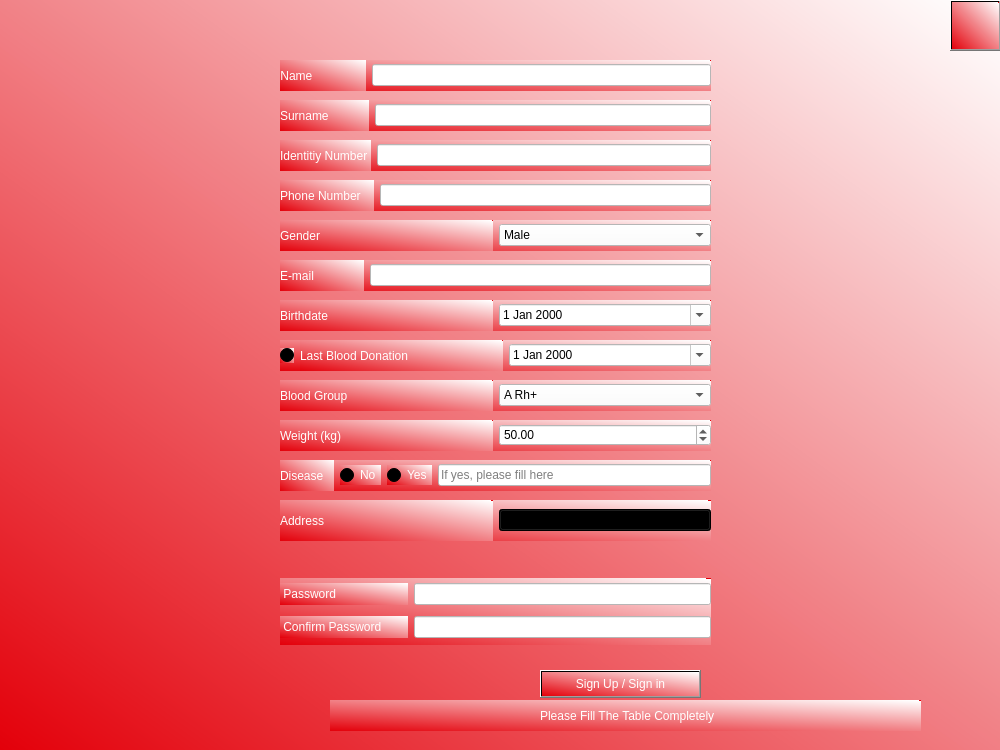
<?xml version="1.0" encoding="UTF-8"?>
<ui version="4.0">
 <class>Form</class>
 <widget class="QWidget" name="Form">
  <property name="geometry">
   <rect>
    <x>0</x>
    <y>0</y>
    <width>1000</width>
    <height>750</height>
   </rect>
  </property>
  <property name="windowTitle">
   <string>Form</string>
  </property>
  <property name="autoFillBackground">
   <bool>false</bool>
  </property>
  <property name="styleSheet">
   <string notr="true">background-color: qlineargradient(spread:repeat, x1:0, y1:1, x2:0.977273, y2:0, stop:0 rgba(227, 0, 10, 254), stop:1 rgba(255, 255, 255, 255));
font: italic Bold 10pt &quot;Lucida Bright&quot;;</string>
  </property>
  <widget class="QWidget" name="horizontalLayoutWidget">
   <property name="geometry">
    <rect>
     <x>280</x>
     <y>60</y>
     <width>431</width>
     <height>31</height>
    </rect>
   </property>
   <property name="layoutDirection">
    <enum>Qt::LeftToRight</enum>
   </property>
   <layout class="QHBoxLayout" name="horizontalLayout_3">
    <item>
     <widget class="QLabel" name="label_4">
      <property name="autoFillBackground">
       <bool>false</bool>
      </property>
      <property name="styleSheet">
       <string notr="true">font: italic bold 10pt &quot;Lucida Bright&quot;;color:rgb(255,255,255);</string>
      </property>
      <property name="text">
       <string>Name                </string>
      </property>
      <property name="scaledContents">
       <bool>false</bool>
      </property>
      <property name="alignment">
       <set>Qt::AlignCenter</set>
      </property>
      <property name="wordWrap">
       <bool>false</bool>
      </property>
      <property name="margin">
       <number>0</number>
      </property>
      <property name="textInteractionFlags">
       <set>Qt::LinksAccessibleByMouse</set>
      </property>
      <property name="buddy">
       <cstring>disease</cstring>
      </property>
     </widget>
    </item>
    <item>
     <widget class="QLineEdit" name="name">
      <property name="styleSheet">
       <string notr="true">background-color: rgb(255, 255, 255);</string>
      </property>
     </widget>
    </item>
   </layout>
  </widget>
  <widget class="QWidget" name="horizontalLayoutWidget_8">
   <property name="geometry">
    <rect>
     <x>280</x>
     <y>260</y>
     <width>431</width>
     <height>31</height>
    </rect>
   </property>
   <property name="layoutDirection">
    <enum>Qt::LeftToRight</enum>
   </property>
   <layout class="QHBoxLayout" name="horizontalLayout_16">
    <item>
     <widget class="QLabel" name="label_19">
      <property name="styleSheet">
       <string notr="true">font: italic bold 10pt &quot;Lucida Bright&quot;;color:rgb(255,255,255);</string>
      </property>
      <property name="text">
       <string>E-mail               </string>
      </property>
      <property name="buddy">
       <cstring>lineEdit_15</cstring>
      </property>
     </widget>
    </item>
    <item>
     <widget class="QLineEdit" name="mail">
      <property name="styleSheet">
       <string notr="true">background-color: rgb(255, 255, 255);</string>
      </property>
      <property name="inputMethodHints">
       <set>Qt::ImhEmailCharactersOnly</set>
      </property>
     </widget>
    </item>
   </layout>
  </widget>
  <widget class="QWidget" name="horizontalLayoutWidget_7">
   <property name="geometry">
    <rect>
     <x>280</x>
     <y>220</y>
     <width>431</width>
     <height>31</height>
    </rect>
   </property>
   <property name="layoutDirection">
    <enum>Qt::LeftToRight</enum>
   </property>
   <layout class="QHBoxLayout" name="horizontalLayout_5">
    <item>
     <widget class="QLabel" name="label_5">
      <property name="styleSheet">
       <string notr="true">font: italic bold 10pt &quot;Lucida Bright&quot;;color:rgb(255,255,255);</string>
      </property>
      <property name="text">
       <string>Gender              </string>
      </property>
      <property name="buddy">
       <cstring>disease</cstring>
      </property>
     </widget>
    </item>
    <item>
     <widget class="QComboBox" name="gender">
      <property name="styleSheet">
       <string notr="true">background-color: rgb(255, 255, 255);</string>
      </property>
      <item>
       <property name="text">
        <string>Male</string>
       </property>
      </item>
      <item>
       <property name="text">
        <string>Female</string>
       </property>
      </item>
     </widget>
    </item>
   </layout>
  </widget>
  <widget class="QWidget" name="horizontalLayoutWidget_2">
   <property name="geometry">
    <rect>
     <x>280</x>
     <y>100</y>
     <width>431</width>
     <height>31</height>
    </rect>
   </property>
   <property name="layoutDirection">
    <enum>Qt::LeftToRight</enum>
   </property>
   <layout class="QHBoxLayout" name="horizontalLayout_13">
    <item>
     <widget class="QLabel" name="label_13">
      <property name="styleSheet">
       <string notr="true">font: italic bold 10pt &quot;Lucida Bright&quot;;color:rgb(255,255,255);</string>
      </property>
      <property name="text">
       <string>Surname            </string>
      </property>
      <property name="buddy">
       <cstring>lineEdit_8</cstring>
      </property>
     </widget>
    </item>
    <item>
     <widget class="QLineEdit" name="surname">
      <property name="styleSheet">
       <string notr="true">background-color: rgb(255, 255, 255);</string>
      </property>
     </widget>
    </item>
   </layout>
  </widget>
  <widget class="QWidget" name="horizontalLayoutWidget_9">
   <property name="geometry">
    <rect>
     <x>280</x>
     <y>380</y>
     <width>431</width>
     <height>31</height>
    </rect>
   </property>
   <property name="layoutDirection">
    <enum>Qt::LeftToRight</enum>
   </property>
   <layout class="QHBoxLayout" name="horizontalLayout_6">
    <item>
     <widget class="QLabel" name="label_6">
      <property name="styleSheet">
       <string notr="true">font: italic bold 10pt &quot;Lucida Bright&quot;;color:rgb(255,255,255);</string>
      </property>
      <property name="text">
       <string>Blood Group</string>
      </property>
      <property name="buddy">
       <cstring>disease</cstring>
      </property>
     </widget>
    </item>
    <item>
     <widget class="QComboBox" name="b_group">
      <property name="styleSheet">
       <string notr="true">background-color: rgb(255, 255, 255);</string>
      </property>
      <property name="editable">
       <bool>false</bool>
      </property>
      <item>
       <property name="text">
        <string>A Rh+</string>
       </property>
      </item>
      <item>
       <property name="text">
        <string>A Rh-</string>
       </property>
      </item>
      <item>
       <property name="text">
        <string>B Rh+</string>
       </property>
      </item>
      <item>
       <property name="text">
        <string>B Rh-</string>
       </property>
      </item>
      <item>
       <property name="text">
        <string>AB Rh+</string>
       </property>
      </item>
      <item>
       <property name="text">
        <string>AB Rh-</string>
       </property>
      </item>
      <item>
       <property name="text">
        <string>0 Rh+</string>
       </property>
      </item>
      <item>
       <property name="text">
        <string>0 Rh-</string>
       </property>
      </item>
     </widget>
    </item>
   </layout>
  </widget>
  <widget class="QWidget" name="horizontalLayoutWidget_3">
   <property name="geometry">
    <rect>
     <x>280</x>
     <y>140</y>
     <width>431</width>
     <height>31</height>
    </rect>
   </property>
   <property name="layoutDirection">
    <enum>Qt::LeftToRight</enum>
   </property>
   <layout class="QHBoxLayout" name="horizontalLayout_14">
    <item>
     <widget class="QLabel" name="label_14">
      <property name="styleSheet">
       <string notr="true">font: italic bold 10pt &quot;Lucida Bright&quot;;color:rgb(255,255,255);</string>
      </property>
      <property name="text">
       <string>Identitiy Number </string>
      </property>
      <property name="buddy">
       <cstring>lineEdit_9</cstring>
      </property>
     </widget>
    </item>
    <item>
     <widget class="QLineEdit" name="inum">
      <property name="styleSheet">
       <string notr="true">background-color: rgb(255, 255, 255);</string>
      </property>
      <property name="inputMethodHints">
       <set>Qt::ImhFormattedNumbersOnly</set>
      </property>
      <property name="maxLength">
       <number>11</number>
      </property>
      <property name="placeholderText">
       <string/>
      </property>
     </widget>
    </item>
   </layout>
  </widget>
  <widget class="QWidget" name="horizontalLayoutWidget_5">
   <property name="geometry">
    <rect>
     <x>280</x>
     <y>300</y>
     <width>431</width>
     <height>31</height>
    </rect>
   </property>
   <property name="layoutDirection">
    <enum>Qt::LeftToRight</enum>
   </property>
   <layout class="QHBoxLayout" name="horizontalLayout_17">
    <item>
     <widget class="QLabel" name="label_17">
      <property name="styleSheet">
       <string notr="true">font: italic bold 10pt &quot;Lucida Bright&quot;;color:rgb(255,255,255);</string>
      </property>
      <property name="text">
       <string>Birthdate</string>
      </property>
      <property name="buddy">
       <cstring>dateEdit</cstring>
      </property>
     </widget>
    </item>
    <item>
     <widget class="QDateEdit" name="birthdate">
      <property name="styleSheet">
       <string notr="true">background-color: rgb(255, 255, 255);</string>
      </property>
      <property name="maximumDateTime">
       <datetime>
        <hour>23</hour>
        <minute>59</minute>
        <second>59</second>
        <year>2004</year>
        <month>12</month>
        <day>31</day>
       </datetime>
      </property>
      <property name="minimumDateTime">
       <datetime>
        <hour>0</hour>
        <minute>0</minute>
        <second>0</second>
        <year>1957</year>
        <month>9</month>
        <day>14</day>
       </datetime>
      </property>
      <property name="calendarPopup">
       <bool>true</bool>
      </property>
     </widget>
    </item>
   </layout>
  </widget>
  <widget class="QWidget" name="horizontalLayoutWidget_4">
   <property name="geometry">
    <rect>
     <x>280</x>
     <y>180</y>
     <width>431</width>
     <height>31</height>
    </rect>
   </property>
   <property name="layoutDirection">
    <enum>Qt::LeftToRight</enum>
   </property>
   <layout class="QHBoxLayout" name="horizontalLayout_18">
    <item>
     <widget class="QLabel" name="label_20">
      <property name="styleSheet">
       <string notr="true">font: italic bold 10pt &quot;Lucida Bright&quot;;color:rgb(255,255,255);</string>
      </property>
      <property name="text">
       <string>Phone Number    </string>
      </property>
      <property name="buddy">
       <cstring>lineEdit_10</cstring>
      </property>
     </widget>
    </item>
    <item>
     <widget class="QLineEdit" name="phone">
      <property name="styleSheet">
       <string notr="true">background-color: rgb(255, 255, 255);</string>
      </property>
     </widget>
    </item>
   </layout>
  </widget>
  <widget class="QWidget" name="horizontalLayoutWidget_6">
   <property name="geometry">
    <rect>
     <x>280</x>
     <y>340</y>
     <width>431</width>
     <height>31</height>
    </rect>
   </property>
   <property name="layoutDirection">
    <enum>Qt::LeftToRight</enum>
   </property>
   <layout class="QHBoxLayout" name="horizontalLayout_19">
    <item>
     <widget class="QRadioButton" name="radonation">
      <property name="sizePolicy">
       <sizepolicy hsizetype="Maximum" vsizetype="Maximum">
        <horstretch>0</horstretch>
        <verstretch>0</verstretch>
       </sizepolicy>
      </property>
      <property name="font">
       <font>
        <family>Lucida Bright</family>
        <pointsize>10</pointsize>
        <weight>75</weight>
        <italic>true</italic>
        <bold>true</bold>
       </font>
      </property>
      <property name="text">
       <string/>
      </property>
     </widget>
    </item>
    <item>
     <widget class="QLabel" name="label_21">
      <property name="styleSheet">
       <string notr="true">font: italic bold 10pt &quot;Lucida Bright&quot;;color:rgb(255,255,255);</string>
      </property>
      <property name="text">
       <string>Last Blood Donation</string>
      </property>
      <property name="buddy">
       <cstring>dateEdit_2</cstring>
      </property>
     </widget>
    </item>
    <item>
     <widget class="QDateEdit" name="l_donation">
      <property name="styleSheet">
       <string notr="true">background-color: rgb(255, 255, 255);</string>
      </property>
      <property name="maximumDateTime">
       <datetime>
        <hour>23</hour>
        <minute>59</minute>
        <second>59</second>
        <year>2023</year>
        <month>12</month>
        <day>31</day>
       </datetime>
      </property>
      <property name="minimumDateTime">
       <datetime>
        <hour>0</hour>
        <minute>0</minute>
        <second>0</second>
        <year>1957</year>
        <month>1</month>
        <day>1</day>
       </datetime>
      </property>
      <property name="calendarPopup">
       <bool>true</bool>
      </property>
     </widget>
    </item>
   </layout>
  </widget>
  <widget class="QWidget" name="layoutWidget">
   <property name="geometry">
    <rect>
     <x>280</x>
     <y>578</y>
     <width>431</width>
     <height>67</height>
    </rect>
   </property>
   <property name="layoutDirection">
    <enum>Qt::LeftToRight</enum>
   </property>
   <layout class="QGridLayout" name="gridLayout_2">
    <item row="0" column="1">
     <widget class="QLineEdit" name="password">
      <property name="styleSheet">
       <string notr="true">background-color: rgb(255, 255, 255);</string>
      </property>
      <property name="echoMode">
       <enum>QLineEdit::PasswordEchoOnEdit</enum>
      </property>
      <property name="cursorPosition">
       <number>0</number>
      </property>
     </widget>
    </item>
    <item row="0" column="0">
     <widget class="QLabel" name="label_22">
      <property name="styleSheet">
       <string notr="true">font: italic bold 10pt &quot;Lucida Bright&quot;;color:rgb(255,255,255);</string>
      </property>
      <property name="text">
       <string> Password</string>
      </property>
      <property name="buddy">
       <cstring>lineEdit_12</cstring>
      </property>
     </widget>
    </item>
    <item row="1" column="0">
     <widget class="QLabel" name="label_23">
      <property name="styleSheet">
       <string notr="true">font: italic bold 10pt &quot;Lucida Bright&quot;;color:rgb(255,255,255);</string>
      </property>
      <property name="text">
       <string> Confirm Password        </string>
      </property>
      <property name="buddy">
       <cstring>lineEdit_13</cstring>
      </property>
     </widget>
    </item>
    <item row="1" column="1">
     <widget class="QLineEdit" name="password_again">
      <property name="styleSheet">
       <string notr="true">background-color: rgb(255, 255, 255);</string>
      </property>
      <property name="echoMode">
       <enum>QLineEdit::PasswordEchoOnEdit</enum>
      </property>
     </widget>
    </item>
   </layout>
  </widget>
  <widget class="QPushButton" name="signinup">
   <property name="geometry">
    <rect>
     <x>540</x>
     <y>670</y>
     <width>161</width>
     <height>28</height>
    </rect>
   </property>
   <property name="layoutDirection">
    <enum>Qt::LeftToRight</enum>
   </property>
   <property name="styleSheet">
    <string notr="true">font: italic bold 10pt &quot;Lucida Bright&quot;;color:rgb(255,255,255);</string>
   </property>
   <property name="text">
    <string>Sign Up / Sign in</string>
   </property>
  </widget>
  <widget class="QWidget" name="horizontalLayoutWidget_11">
   <property name="geometry">
    <rect>
     <x>280</x>
     <y>420</y>
     <width>431</width>
     <height>31</height>
    </rect>
   </property>
   <property name="layoutDirection">
    <enum>Qt::LeftToRight</enum>
   </property>
   <layout class="QHBoxLayout" name="horizontalLayout_7">
    <item>
     <widget class="QLabel" name="label_8">
      <property name="styleSheet">
       <string notr="true">font: italic bold 10pt &quot;Lucida Bright&quot;;color:rgb(255,255,255);</string>
      </property>
      <property name="text">
       <string>Weight (kg)</string>
      </property>
      <property name="buddy">
       <cstring>disease</cstring>
      </property>
     </widget>
    </item>
    <item>
     <widget class="QDoubleSpinBox" name="weight">
      <property name="sizePolicy">
       <sizepolicy hsizetype="Minimum" vsizetype="Fixed">
        <horstretch>0</horstretch>
        <verstretch>0</verstretch>
       </sizepolicy>
      </property>
      <property name="styleSheet">
       <string notr="true">background-color: rgb(255, 255, 255);</string>
      </property>
      <property name="buttonSymbols">
       <enum>QAbstractSpinBox::UpDownArrows</enum>
      </property>
      <property name="accelerated">
       <bool>true</bool>
      </property>
      <property name="suffix">
       <string/>
      </property>
      <property name="minimum">
       <double>2.000000000000000</double>
      </property>
      <property name="maximum">
       <double>200.000000000000000</double>
      </property>
      <property name="value">
       <double>50.000000000000000</double>
      </property>
     </widget>
    </item>
   </layout>
  </widget>
  <widget class="QWidget" name="layoutWidget_2">
   <property name="geometry">
    <rect>
     <x>280</x>
     <y>500</y>
     <width>431</width>
     <height>41</height>
    </rect>
   </property>
   <property name="layoutDirection">
    <enum>Qt::LeftToRight</enum>
   </property>
   <layout class="QHBoxLayout" name="horizontalLayout_2">
    <item>
     <widget class="QLabel" name="label_9">
      <property name="styleSheet">
       <string notr="true">font: italic bold 10pt &quot;Lucida Bright&quot;;color:rgb(255,255,255);</string>
      </property>
      <property name="text">
       <string>Address             </string>
      </property>
      <property name="buddy">
       <cstring>disease</cstring>
      </property>
     </widget>
    </item>
    <item>
     <widget class="QComboBox" name="adress">
      <item>
       <property name="text">
        <string>NULL</string>
       </property>
      </item>
      <item>
       <property name="text">
        <string>ADANA</string>
       </property>
      </item>
      <item>
       <property name="text">
        <string>ADIYAMAN</string>
       </property>
      </item>
      <item>
       <property name="text">
        <string>AFYON</string>
       </property>
      </item>
      <item>
       <property name="text">
        <string>AĞRI</string>
       </property>
      </item>
      <item>
       <property name="text">
        <string>AMASAYA</string>
       </property>
      </item>
      <item>
       <property name="text">
        <string>ANKARA</string>
       </property>
      </item>
      <item>
       <property name="text">
        <string>ANTALYA</string>
       </property>
      </item>
      <item>
       <property name="text">
        <string>ARTVİN</string>
       </property>
      </item>
      <item>
       <property name="text">
        <string>AYDIN</string>
       </property>
      </item>
      <item>
       <property name="text">
        <string>BALIKESİR</string>
       </property>
      </item>
      <item>
       <property name="text">
        <string>BİLECİK</string>
       </property>
      </item>
      <item>
       <property name="text">
        <string>BİNGÖL</string>
       </property>
      </item>
      <item>
       <property name="text">
        <string>BİTLİS</string>
       </property>
      </item>
      <item>
       <property name="text">
        <string>BOLU</string>
       </property>
      </item>
      <item>
       <property name="text">
        <string>BURDUR</string>
       </property>
      </item>
      <item>
       <property name="text">
        <string>BURSA</string>
       </property>
      </item>
      <item>
       <property name="text">
        <string>ÇANAKKALE</string>
       </property>
      </item>
      <item>
       <property name="text">
        <string>ÇANKIRI</string>
       </property>
      </item>
      <item>
       <property name="text">
        <string>ÇORUM</string>
       </property>
      </item>
      <item>
       <property name="text">
        <string>DENİZLİ</string>
       </property>
      </item>
      <item>
       <property name="text">
        <string>DİYARBAKIR</string>
       </property>
      </item>
      <item>
       <property name="text">
        <string>EDİRNE</string>
       </property>
      </item>
      <item>
       <property name="text">
        <string>ELAZIĞ</string>
       </property>
      </item>
      <item>
       <property name="text">
        <string>ERZİNCAN</string>
       </property>
      </item>
      <item>
       <property name="text">
        <string>ERZURUM</string>
       </property>
      </item>
      <item>
       <property name="text">
        <string>ESKİŞEHİR</string>
       </property>
      </item>
      <item>
       <property name="text">
        <string>GAZİANTEP</string>
       </property>
      </item>
      <item>
       <property name="text">
        <string>GİRESUN</string>
       </property>
      </item>
      <item>
       <property name="text">
        <string>GÜMÜŞHANE</string>
       </property>
      </item>
      <item>
       <property name="text">
        <string>HAKKARİ</string>
       </property>
      </item>
      <item>
       <property name="text">
        <string>HATAY</string>
       </property>
      </item>
      <item>
       <property name="text">
        <string>ISPARTA</string>
       </property>
      </item>
      <item>
       <property name="text">
        <string>İÇEL (MERSİN)</string>
       </property>
      </item>
      <item>
       <property name="text">
        <string>İSTANBUL</string>
       </property>
      </item>
      <item>
       <property name="text">
        <string>İZMİR</string>
       </property>
      </item>
      <item>
       <property name="text">
        <string>KARS</string>
       </property>
      </item>
      <item>
       <property name="text">
        <string>KASTAMONU</string>
       </property>
      </item>
      <item>
       <property name="text">
        <string>KAYSERİ</string>
       </property>
      </item>
      <item>
       <property name="text">
        <string>KIRKLARELİ</string>
       </property>
      </item>
      <item>
       <property name="text">
        <string>KIRŞEHİR</string>
       </property>
      </item>
      <item>
       <property name="text">
        <string>KOCAELİ</string>
       </property>
      </item>
      <item>
       <property name="text">
        <string>KONYA</string>
       </property>
      </item>
      <item>
       <property name="text">
        <string>KÜTAHYA</string>
       </property>
      </item>
      <item>
       <property name="text">
        <string>MALATYA</string>
       </property>
      </item>
      <item>
       <property name="text">
        <string>MANİSA</string>
       </property>
      </item>
      <item>
       <property name="text">
        <string>KAHRAMANMARAŞ</string>
       </property>
      </item>
      <item>
       <property name="text">
        <string>MARDİN</string>
       </property>
      </item>
      <item>
       <property name="text">
        <string>MUĞLA</string>
       </property>
      </item>
      <item>
       <property name="text">
        <string>MUŞ</string>
       </property>
      </item>
      <item>
       <property name="text">
        <string>NEVŞEHİR</string>
       </property>
      </item>
      <item>
       <property name="text">
        <string>NİĞDE</string>
       </property>
      </item>
      <item>
       <property name="text">
        <string>ORDU</string>
       </property>
      </item>
      <item>
       <property name="text">
        <string>RİZE</string>
       </property>
      </item>
      <item>
       <property name="text">
        <string>SAKARYA</string>
       </property>
      </item>
      <item>
       <property name="text">
        <string>SAMSUN</string>
       </property>
      </item>
      <item>
       <property name="text">
        <string>SİİRT</string>
       </property>
      </item>
      <item>
       <property name="text">
        <string>SİNOP</string>
       </property>
      </item>
      <item>
       <property name="text">
        <string>SİVAS</string>
       </property>
      </item>
      <item>
       <property name="text">
        <string>TEKİRDAĞ</string>
       </property>
      </item>
      <item>
       <property name="text">
        <string>TOKAT</string>
       </property>
      </item>
      <item>
       <property name="text">
        <string>TRABZON</string>
       </property>
      </item>
      <item>
       <property name="text">
        <string>TUNCELİ</string>
       </property>
      </item>
      <item>
       <property name="text">
        <string>ŞANLIURFA</string>
       </property>
      </item>
      <item>
       <property name="text">
        <string>UŞAK</string>
       </property>
      </item>
      <item>
       <property name="text">
        <string>VAN</string>
       </property>
      </item>
      <item>
       <property name="text">
        <string>YOZGAT</string>
       </property>
      </item>
      <item>
       <property name="text">
        <string>ZONGULDAK</string>
       </property>
      </item>
      <item>
       <property name="text">
        <string>♥AKSARAY♥</string>
       </property>
      </item>
      <item>
       <property name="text">
        <string>BAYBURT</string>
       </property>
      </item>
      <item>
       <property name="text">
        <string>KARAMAN</string>
       </property>
      </item>
      <item>
       <property name="text">
        <string>KIRIKKALE</string>
       </property>
      </item>
      <item>
       <property name="text">
        <string>BATMAN</string>
       </property>
      </item>
      <item>
       <property name="text">
        <string>ŞIRNAK</string>
       </property>
      </item>
      <item>
       <property name="text">
        <string>BARTIN</string>
       </property>
      </item>
      <item>
       <property name="text">
        <string>ARDAHAN</string>
       </property>
      </item>
      <item>
       <property name="text">
        <string>IĞDIR</string>
       </property>
      </item>
      <item>
       <property name="text">
        <string>YALOVA</string>
       </property>
      </item>
      <item>
       <property name="text">
        <string>KARABÜK</string>
       </property>
      </item>
      <item>
       <property name="text">
        <string>KİLİS</string>
       </property>
      </item>
      <item>
       <property name="text">
        <string>OSMANİYE</string>
       </property>
      </item>
      <item>
       <property name="text">
        <string>DÜZCE</string>
       </property>
      </item>
     </widget>
    </item>
   </layout>
  </widget>
  <widget class="QWidget" name="layoutWidget">
   <property name="geometry">
    <rect>
     <x>280</x>
     <y>460</y>
     <width>431</width>
     <height>31</height>
    </rect>
   </property>
   <property name="sizePolicy">
    <sizepolicy hsizetype="Fixed" vsizetype="Fixed">
     <horstretch>0</horstretch>
     <verstretch>0</verstretch>
    </sizepolicy>
   </property>
   <property name="layoutDirection">
    <enum>Qt::LeftToRight</enum>
   </property>
   <layout class="QHBoxLayout" name="horizontalLayout">
    <item>
     <widget class="QLabel" name="label_7">
      <property name="styleSheet">
       <string notr="true">font: italic bold 10pt &quot;Lucida Bright&quot;;color:rgb(255,255,255);</string>
      </property>
      <property name="text">
       <string>Disease   </string>
      </property>
      <property name="buddy">
       <cstring>disease</cstring>
      </property>
     </widget>
    </item>
    <item>
     <widget class="QRadioButton" name="radiob">
      <property name="styleSheet">
       <string notr="true">font: italic bold 10pt &quot;Lucida Bright&quot;;color:rgb(255,255,255);</string>
      </property>
      <property name="text">
       <string>No</string>
      </property>
     </widget>
    </item>
    <item>
     <widget class="QRadioButton" name="radihave">
      <property name="styleSheet">
       <string notr="true">font: italic bold 10pt &quot;Lucida Bright&quot;;color:rgb(255,255,255);</string>
      </property>
      <property name="text">
       <string>Yes</string>
      </property>
     </widget>
    </item>
    <item>
     <widget class="QLineEdit" name="disease">
      <property name="contextMenuPolicy">
       <enum>Qt::DefaultContextMenu</enum>
      </property>
      <property name="styleSheet">
       <string notr="true">background-color: rgb(255, 255, 255);</string>
      </property>
      <property name="frame">
       <bool>true</bool>
      </property>
      <property name="placeholderText">
       <string>If yes, please fill here</string>
      </property>
     </widget>
    </item>
   </layout>
  </widget>
  <widget class="QLabel" name="fillall">
   <property name="geometry">
    <rect>
     <x>330</x>
     <y>700</y>
     <width>591</width>
     <height>31</height>
    </rect>
   </property>
   <property name="styleSheet">
    <string notr="true">font: italic bold 10pt &quot;Lucida Bright&quot;;color:rgb(255,255,255);</string>
   </property>
   <property name="text">
    <string> Please Fill The Table Completely</string>
   </property>
   <property name="alignment">
    <set>Qt::AlignCenter</set>
   </property>
  </widget>
  <widget class="QLabel" name="label">
   <property name="geometry">
    <rect>
     <x>40</x>
     <y>60</y>
     <width>201</width>
     <height>251</height>
    </rect>
   </property>
   <property name="styleSheet">
    <string notr="true">background-color:rgba(0,0,0,0);</string>
   </property>
   <property name="text">
    <string/>
   </property>
   <property name="pixmap">
    <pixmap>:/kan1.png</pixmap>
   </property>
   <property name="scaledContents">
    <bool>true</bool>
   </property>
  </widget>
  <widget class="QPushButton" name="returnto">
   <property name="geometry">
    <rect>
     <x>950</x>
     <y>0</y>
     <width>51</width>
     <height>51</height>
    </rect>
   </property>
   <property name="text">
    <string/>
   </property>
   <property name="icon">
    <iconset>
     <normaloff>photos/png-clipart-house-computer-icons-home-page-house-angle-building-thumbnail.png</normaloff>photos/png-clipart-house-computer-icons-home-page-house-angle-building-thumbnail.png</iconset>
   </property>
   <property name="iconSize">
    <size>
     <width>60</width>
     <height>50</height>
    </size>
   </property>
  </widget>
 </widget>
 <tabstops>
  <tabstop>name</tabstop>
  <tabstop>surname</tabstop>
  <tabstop>inum</tabstop>
  <tabstop>phone</tabstop>
  <tabstop>gender</tabstop>
  <tabstop>mail</tabstop>
  <tabstop>birthdate</tabstop>
  <tabstop>l_donation</tabstop>
  <tabstop>b_group</tabstop>
  <tabstop>disease</tabstop>
  <tabstop>password</tabstop>
  <tabstop>password_again</tabstop>
  <tabstop>signinup</tabstop>
 </tabstops>
 <resources/>
 <connections>
  <connection>
   <sender>radihave</sender>
   <signal>clicked(bool)</signal>
   <receiver>disease</receiver>
   <slot>show()</slot>
   <hints>
    <hint type="sourcelabel">
     <x>478</x>
     <y>474</y>
    </hint>
    <hint type="destinationlabel">
     <x>611</x>
     <y>474</y>
    </hint>
   </hints>
  </connection>
  <connection>
   <sender>radiob</sender>
   <signal>clicked(bool)</signal>
   <receiver>disease</receiver>
   <slot>hide()</slot>
   <hints>
    <hint type="sourcelabel">
     <x>387</x>
     <y>474</y>
    </hint>
    <hint type="destinationlabel">
     <x>605</x>
     <y>474</y>
    </hint>
   </hints>
  </connection>
 </connections>
</ui>
